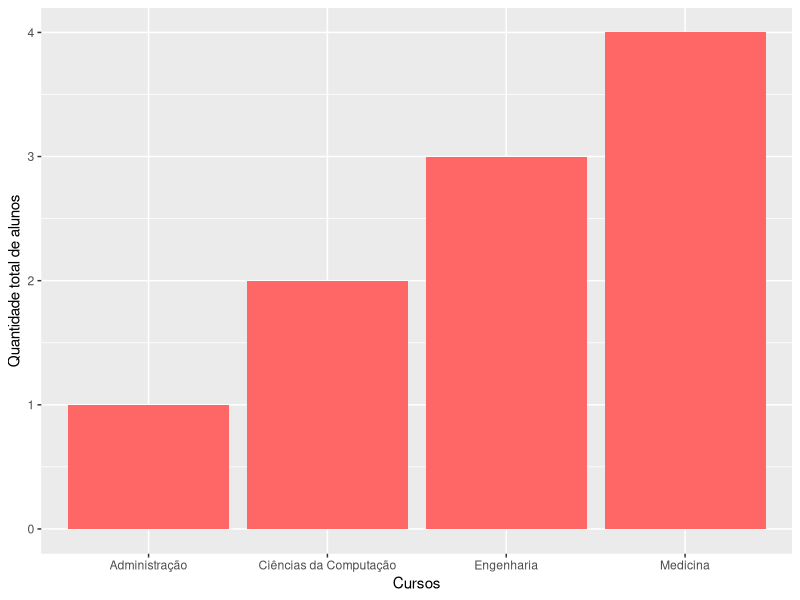
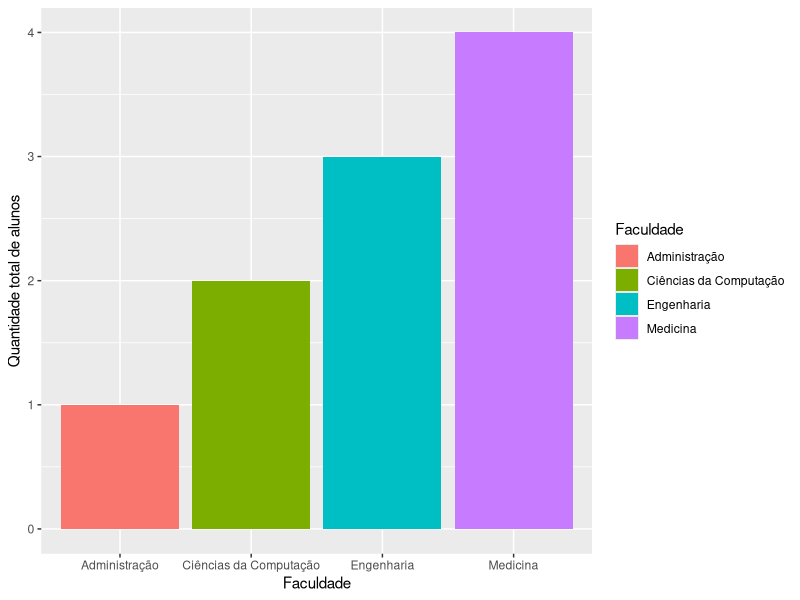
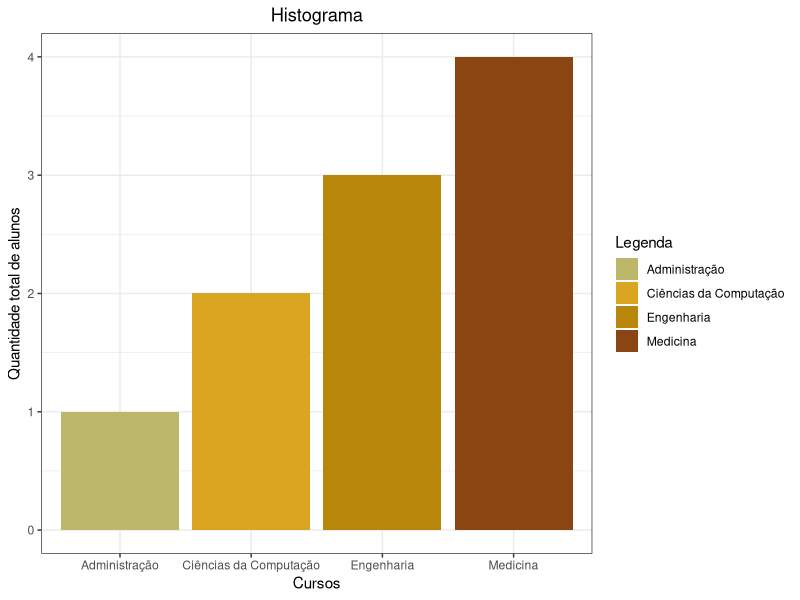
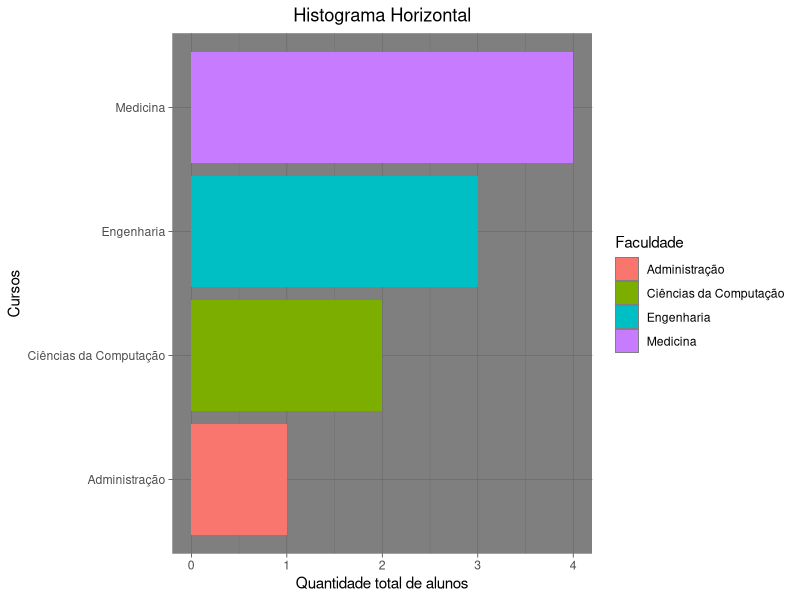
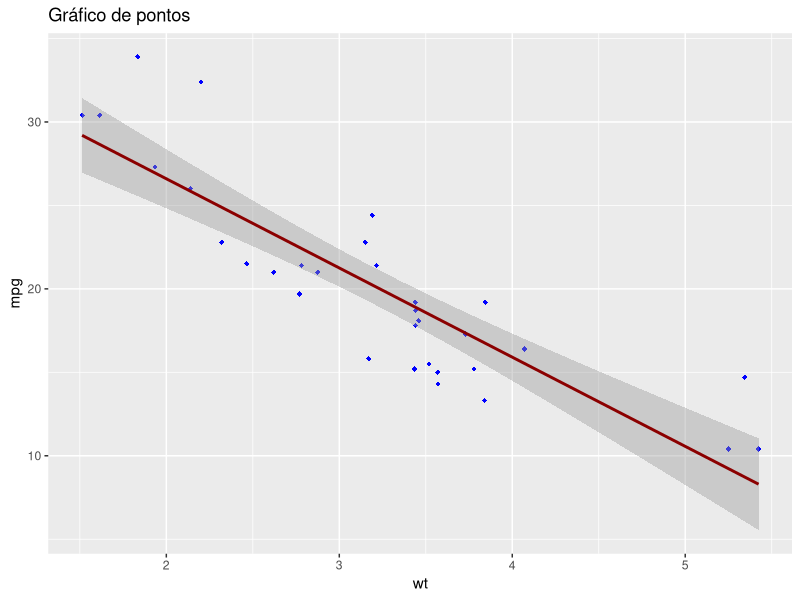
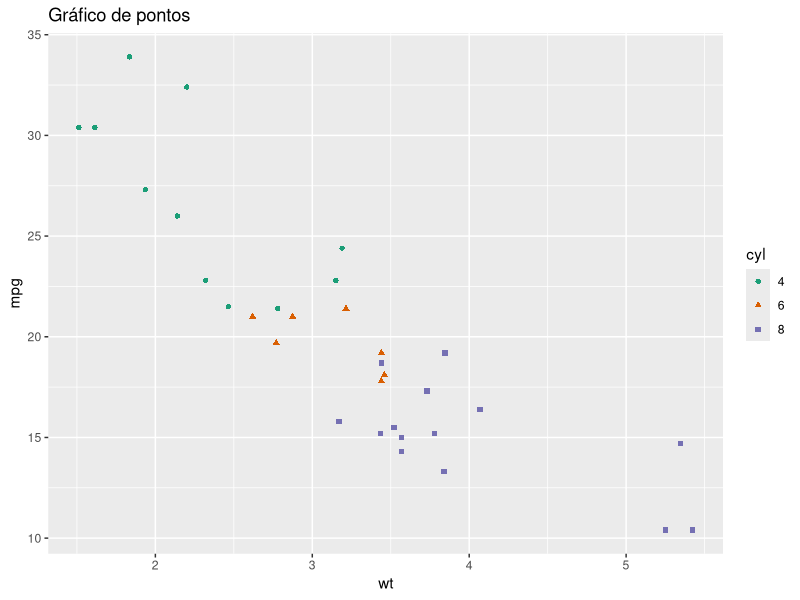
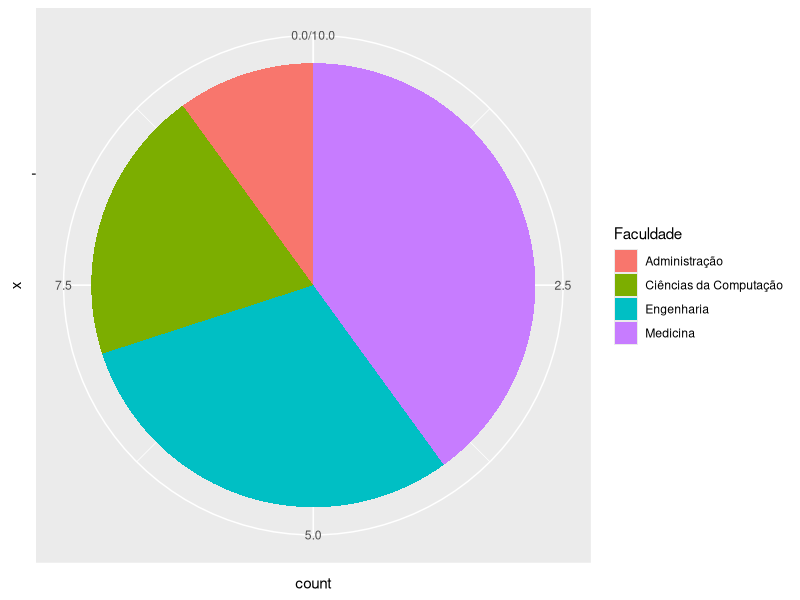
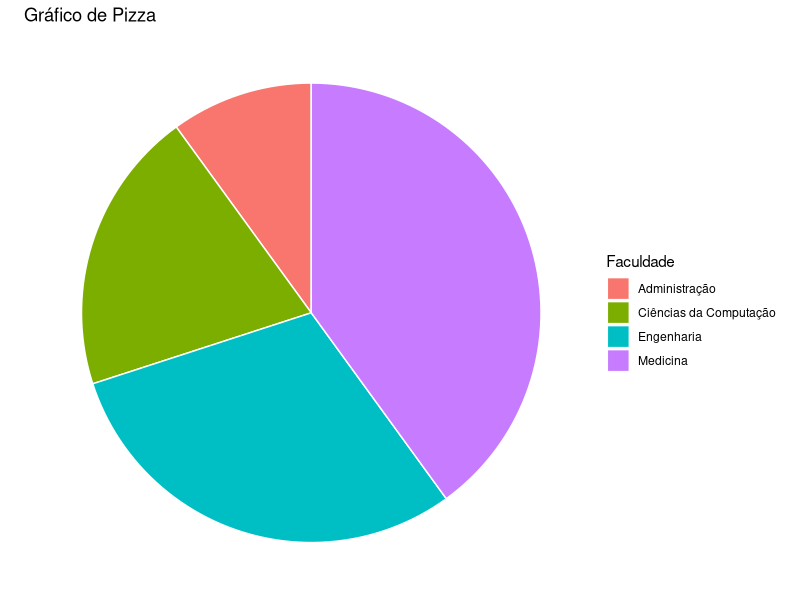

Source code (R) for these figures, in order:
# instalando a biblioteca GGPLOT 2 e tidyverse #
install.packages("ggplot2")
install.packages("tidyverse")

# https://www.r-graph-gallery.com/ggplot2-package.html #

# Carregando os pacotes para o ambiente R #
library(ggplot2)
library(tidyverse)
library(car)

# Criando um dataframe com informações de alunos #
alunos <- data.frame(
  "Nome" = c("Alice", "Bob", "Charlie", "Diana", "Eva", "Fernanda", "Gabriel", "Helen", "Ian", "Julia"),
  "Idade" = c(20, 22, 21, 23, 19, 24, 20, 22, 21, 23),
  "Qtd_Livros" = c(10, 5, 8, 12, 6, 15, 9, 7, 11, 13),
  "Faculdade" = c("Engenharia", "Ciências da Computação", "Medicina", "Medicina", "Administração",
                  "Engenharia", "Engenharia", "Medicina", "Medicina", "Ciências da Computação")
)

#########
# Histograma - Mesma cor #
ggplot(alunos, aes(x = Faculdade))+
  geom_bar(stat = "count", fill = "#ff6666")+
  xlab("Cursos")+
  ylab("Quantidade total de alunos")

#########
# Histograma com cores para cada classe (automático) #
ggplot(alunos, aes(x = Faculdade, fill = Faculdade)) +
  geom_bar(stat = "count") + 
  xlab("Faculdade") + 
  ylab("Quantidade total de alunos") #+ guides(fill=FALSE)


#########
# Histograma com cores para cada classe (manual) #
ggplot(alunos, aes(x = Faculdade, fill = Faculdade)) +
  geom_bar(stat = "count") + 
  xlab("Cursos") + 
  ylab("Quantidade total de alunos") +
  scale_fill_manual("Legenda", values = c("Administração" = "#BDB76B", "Ciências da Computação" = "#DAA520", "Engenharia" = "#B8860B", "Medicina" = "#8B4513")) +
  labs(title = "Histograma") + 
  theme_bw() + 
  theme(plot.title = element_text(hjust = 0.5))

#########
# Histograma Horizontal
ggplot(data = alunos, aes(x = Faculdade, fill = Faculdade)) +
  geom_bar(stat = "count") + 
  coord_flip() +
  xlab("Cursos") +
  ylab("Quantidade total de alunos") +
  ggtitle("Histograma Horizontal") +
  theme_dark() + 
  theme(plot.title = element_text(hjust = 0.5))

#########
# Criando um Data Frame com dados de cilindros de carros #
mtcars$cyl <- as.factor(mtcars$cyl)
# Gráfico de pontos com regressão $ #
ggplot(mtcars, aes(x=wt, y=mpg)) +
  geom_point(shape = 18, color = "blue") +
  geom_smooth(method = lm, color = "darkred") +
  labs(title = "Gráfico de pontos")
# Gráfico de pontos por classe e com cores #
ggplot(mtcars, aes(x=wt, y=mpg, shape=cyl, color=cyl)) +
  geom_point() +
  labs(title = "Gráfico de pontos") +
  scale_color_brewer(palette = "Dark2")

#########
#Gráfico de pizza basico #
ggplot(alunos, aes(x="", fill=Faculdade)) +
  geom_bar(stat = "count", width = 1) +
  coord_polar("y", start = 0)

ggplot(alunos, aes(x="", fill=Faculdade)) +
  geom_bar(stat = "count", width = 1, color = "white") +
  coord_polar("y", start = 0) +
  theme_void() +
  labs(title = "Gráfico de Pizza")

#########
# Gráfico de pizza completo #
# Calculando quantos estudantes há em cada curso #
count.data <- alunos %>%
              count(Faculdade)
# Realizando a soma acumulativa dos dados e criando rotulos #
alunos_2 <- count.data %>%
  mutate(Faculdade = factor(Faculdade, levels = c("Administração", "Ciências da Computação", "Engenharia", "Medicina")),
         soma_acumulativa = cumsum(n),
         midpoint = soma_acumulativa - n / 2,
         label = paste0(round(n / sum(n) * 100, 1), "%"))

#Gráfico de pizza com rótulos #
ggplot(alunos_2, aes(x = 1, weight = n, fill = Faculdade)) +
  geom_bar(width = 1, position = "stack") +
  coord_polar(theta = "y") +
  geom_text(aes(x = 1.3, y = midpoint, label = label)) +
  scale_fill_brewer(palette="Set1") +  theme_void() +#
  labs(title = "Gráfico de pizza com rótulos") + 
  theme(plot.title = element_text(hjust = 0.5)) + # centralizando título
  labs(fill='Cursos') 



